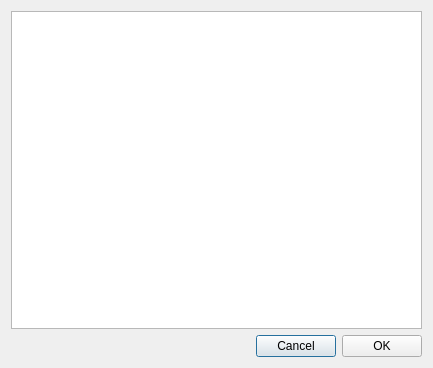
<?xml version="1.0" encoding="UTF-8"?>
<ui version="4.0">
 <class>ShortcutsDlg</class>
 <widget class="QDialog" name="ShortcutsDlg">
  <property name="geometry">
   <rect>
    <x>0</x>
    <y>0</y>
    <width>433</width>
    <height>368</height>
   </rect>
  </property>
  <property name="windowTitle">
   <string>Shortcuts</string>
  </property>
  <layout class="QVBoxLayout" name="verticalLayout">
   <item>
    <widget class="QTreeView" name="tw_shortcuts">
     <property name="indentation">
      <number>10</number>
     </property>
     <property name="uniformRowHeights">
      <bool>true</bool>
     </property>
     <property name="animated">
      <bool>false</bool>
     </property>
     <property name="allColumnsShowFocus">
      <bool>true</bool>
     </property>
     <attribute name="headerDefaultSectionSize">
      <number>100</number>
     </attribute>
     <attribute name="headerStretchLastSection">
      <bool>false</bool>
     </attribute>
    </widget>
   </item>
   <item>
    <layout class="QHBoxLayout" name="horizontalLayout">
     <item>
      <spacer name="horizontalSpacer">
       <property name="orientation">
        <enum>Qt::Horizontal</enum>
       </property>
       <property name="sizeHint" stdset="0">
        <size>
         <width>40</width>
         <height>20</height>
        </size>
       </property>
      </spacer>
     </item>
     <item>
      <widget class="QPushButton" name="cancel_btn">
       <property name="text">
        <string>Cancel</string>
       </property>
      </widget>
     </item>
     <item>
      <widget class="QPushButton" name="ok_btn">
       <property name="text">
        <string>OK</string>
       </property>
      </widget>
     </item>
    </layout>
   </item>
  </layout>
 </widget>
 <resources/>
 <connections/>
</ui>
